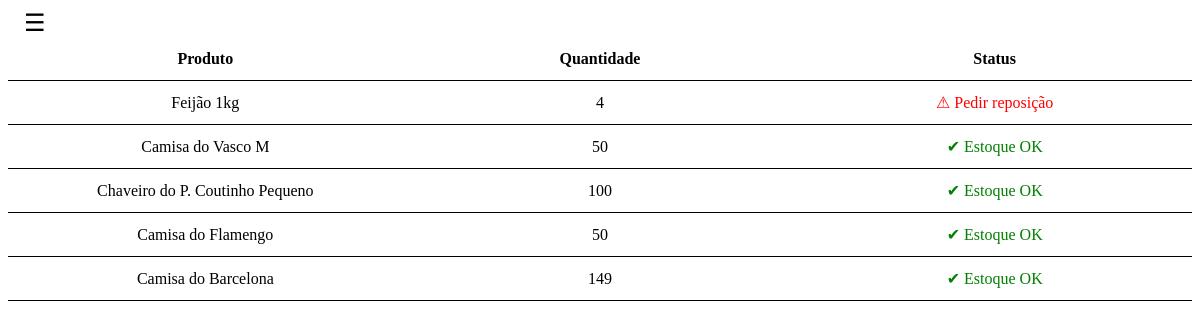
Page /estoque on the earlier database version.
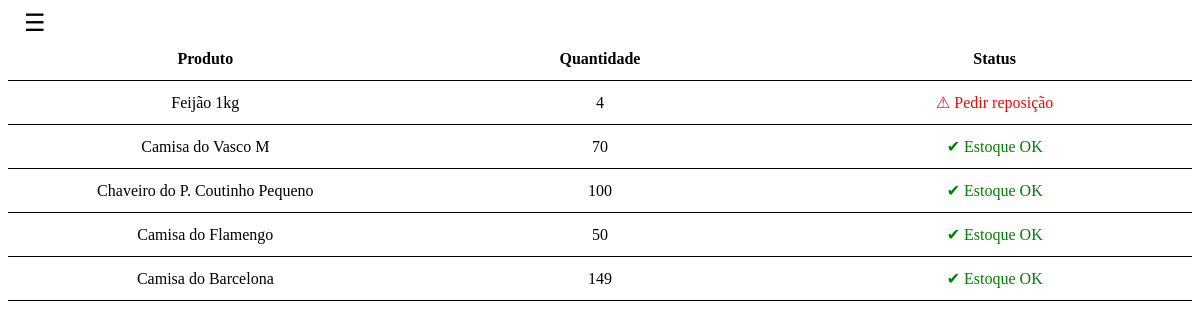
Same page on the later database version.
### tables this page shows
CREATE TABLE produtos (
    id INTEGER PRIMARY KEY AUTOINCREMENT,
    nome TEXT NOT NULL,
    codigo TEXT UNIQUE NOT NULL,
    categoria TEXT,
    quantidade INTEGER NOT NULL DEFAULT 0,
    estoque_minimo INTEGER NOT NULL,
    preco_custo REAL,
    preco_venda REAL
);

### app.py (the view)
@app.route("/estoque")
def estoque():
    conn = sqlite3.connect("estoque.db")
    cursor = conn.cursor()
    cursor.execute("SELECT id, nome, quantidade, estoque_minimo FROM produtos")
    produtos = cursor.fetchall()
    conn.close()
    return render_template("estoque.html", produtos=produtos)

### templates/estoque.html (shortened to what this page needs)
<link rel="stylesheet" href="{{ url_for('static', filename='estoque.css') }}">
<body>
  <div class="navbar">
    <button onclick="menu.hidden^=1"> ☰ </button>
  </div>
</body>
<table>
  <tr>
    <th>Produto</th>
    <th>Quantidade</th>
    <th>Status</th>
  </tr>
  {% for p in produtos %}
  <tr>
    <td>{{ p[1] }}</td>
    <td>{{ p[2] }}</td>
    {% if p[2] <= p[3] %} <td style="color:red;">⚠ Pedir reposição</td>
      {% else %}
      <td style="color:green;">✔ Estoque OK</td>
      {% endif %}
  </tr>
  {% endfor %}
</table>

Differences in the rows shown:
changed produtos "Camisa do Vasco M": quantidade "50" → "70"
